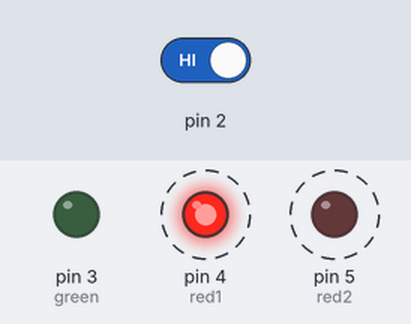
A sketch run on a simulated Arduino Uno, built with avr-gcc and run on an emulated ATmega328P. Shown: output pins drawn as LEDs (lit = HIGH). Dashed ring = blinking. The inputs (shaded band) are chosen by the test bench; at power-on: pin 2 HIGH.

Above: at 1.8 s.
1.9 s: pin 2 driven LOW
At 3.0 s:
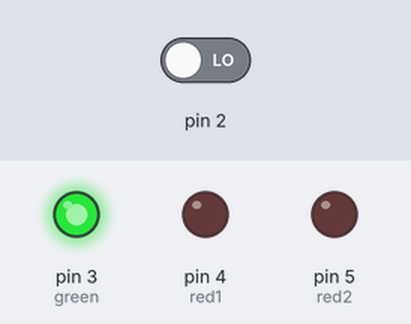
3.5 s: pin 2 driven HIGH
At 3.62 s:
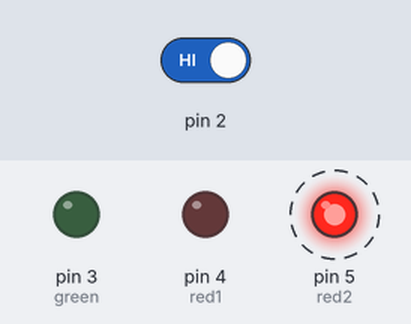
Timing chart, 0 to 12.5 s (numbered marks = the images above; inputs shaded):
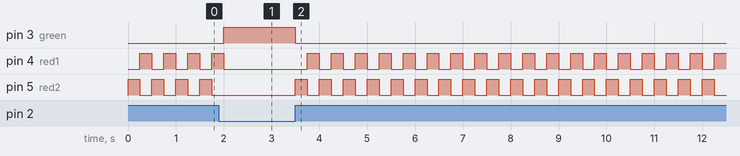

Measured:
- after the input at 1.9 s, pin 3 (green): LOW → HIGH after 0.10 s; pin 4 (red1): goes on until 2.0 s, then stays LOW; pin 5 (red2): stops changing and stays LOW
- after the input at 3.5 s, pin 3 (green): HIGH → LOW at once; pin 4 (red1): alternates HIGH for 0.25 s and LOW for 0.25 s, starting after 0.25 s; pin 5 (red2): alternates HIGH for 0.25 s and LOW for 0.25 s, starting at once
- by itself, pin 4 (red1), pin 5 (red2): alternates HIGH for 0.25 s and LOW for 0.25 s

The sketch:

spaceship_interface.ino
```cpp
int green = 3;
int red1 = 4;
int red2 = 5;
int switchState = 0;

void setup() {
  // put your setup code here, to run once:
  pinMode(green, OUTPUT);
  pinMode(red1, OUTPUT);
  pinMode(red2, OUTPUT);
  pinMode(2, INPUT);
}

void loop() {
  // put your main code here, to run repeatedly:
  switchState = digitalRead(2);
  if (switchState == LOW){
    digitalWrite(green, HIGH);
    digitalWrite(red1, LOW);
    digitalWrite(red2, LOW);
  }
  else{
    digitalWrite(green, LOW);
    digitalWrite(red1, LOW);
    digitalWrite(red2, HIGH);
    delay(250);
    digitalWrite(red1, HIGH);
    digitalWrite(red2, LOW);
    delay(250);
  }
}
```
